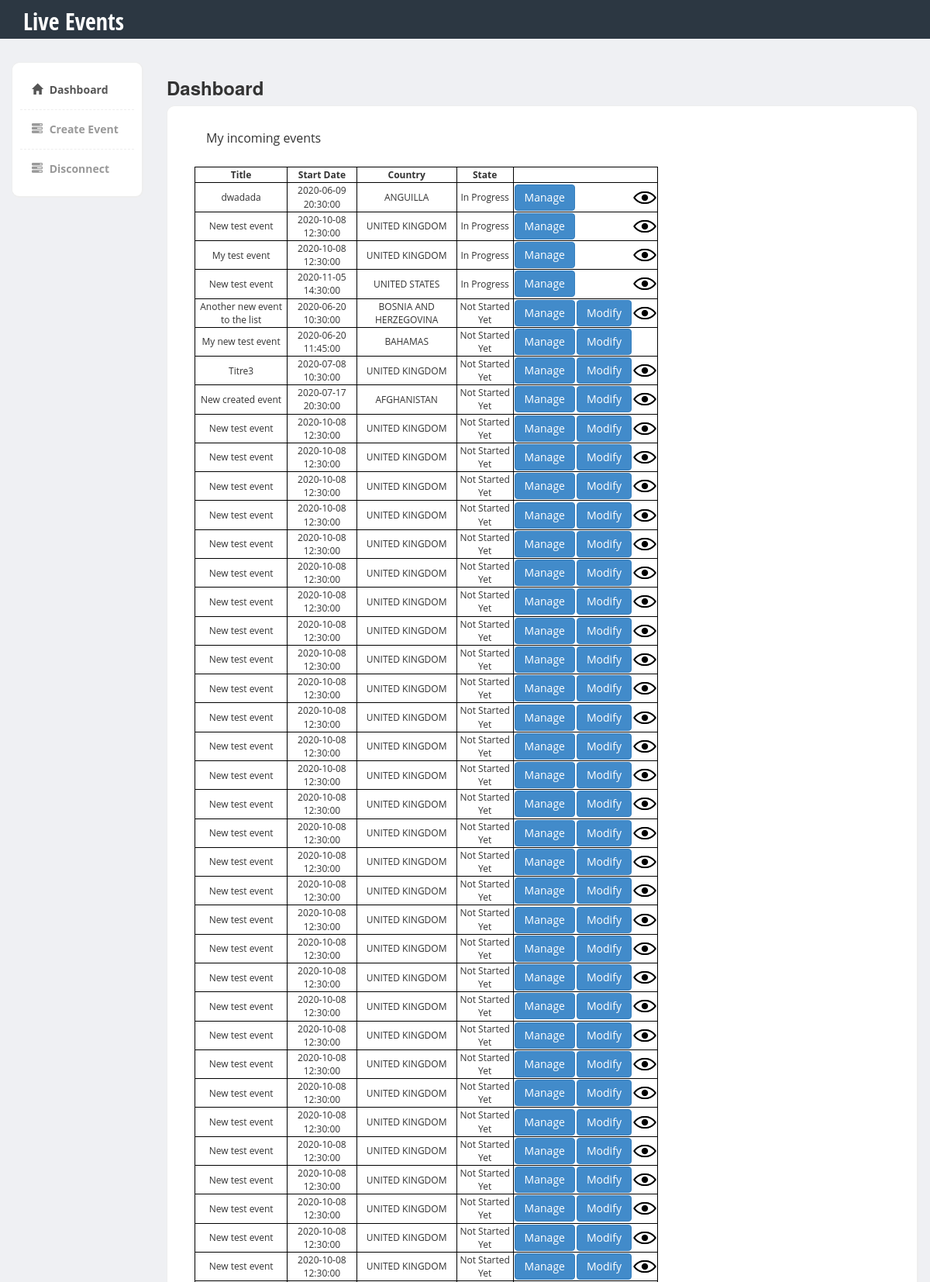
/src/www/pages/index.php (signed in, upper part), run on the app's committed database.
### tables this page shows
CREATE TABLE `events` (
  `ID` int NOT NULL AUTO_INCREMENT,
  `TITLE` varchar(100) NOT NULL,
  `DESCRIPTION` varchar(300) NOT NULL,
  `START_DATETIME` datetime NOT NULL,
  `END_DATETIME` datetime DEFAULT NULL,
  `IS_VISIBLE` tinyint NOT NULL DEFAULT '1',
  `Users_NICKNAME` varchar(30) NOT NULL,
  `Countries_ISO` varchar(2) NOT NULL,
  `Event_States_CODE` int NOT NULL DEFAULT '2',
  PRIMARY KEY (`ID`,`Users_NICKNAME`),
  UNIQUE KEY `idEvent_UNIQUE` (`ID`),
  KEY `fk_Events_Users1_idx` (`Users_NICKNAME`),
  KEY `fk_Events_Countries1_idx` (`Countries_ISO`),
  KEY `fk_Events_Event_States1_idx` (`Event_States_CODE`),
  CONSTRAINT `fk_Events_Countries1` FOREIGN KEY (`Countries_ISO`) REFERENCES `countries` (`ISO`),
  CONSTRAINT `fk_Events_Event_States1` FOREIGN KEY (`Event_States_CODE`) REFERENCES `event_states` (`CODE`),
  CONSTRAINT `fk_Events_Users1` FOREIGN KEY (`Users_NICKNAME`) REFERENCES `users` (`NICKNAME`) ON DELETE CASCADE ON UPDATE CASCADE
);

CREATE TABLE `countries` (
  `ISO` varchar(2) NOT NULL,
  `LABEL` varchar(60) NOT NULL,
  PRIMARY KEY (`ISO`),
  UNIQUE KEY `ISOCODE_UNIQUE` (`ISO`),
  UNIQUE KEY `label_UNIQUE` (`LABEL`)
);

CREATE TABLE `event_states` (
  `CODE` int NOT NULL,
  `LABEL` varchar(20) NOT NULL,
  PRIMARY KEY (`CODE`),
  UNIQUE KEY `CODE_UNIQUE` (`CODE`)
);

### src/www/managers/SessionManager.php (called while the page is built, shortened)
<?php
class SessionManager
{
    public static function getNickname()
    {
        if(isset($_SESSION['NICKNAME']))
        {
            return $_SESSION['NICKNAME'];
        }
        return "";
    }
}
?>

### src/www/classes/Database.php (called while the page is built, shortened)
<?php
class Database
{
    private static $_instance = null;
    public static function getInstance()
    {
        if(is_null(self::$_instance))
        {
            try
            {
                self::$_instance = new PDO("mysql:host=".HOST.";dbname=".DBNAME,USER,PASSWD,array(PDO::MYSQL_ATTR_INIT_COMMAND => 'SET NAMES \'UTF8\''));
                self::$_instance->setAttribute(PDO::ATTR_ERRMODE, PDO::ERRMODE_EXCEPTION);
            }
            catch(Exception $e)
            {
                return FALSE;
            }
        }
        return self::$_instance;
    }
}

### src/www/managers/EventManager.php (called while the page is built, shortened)
<?php
require_once('../classes/Database.php');
require_once('../classes/Event.php');
class EventManager
{
    public static function getUserEvents($nickname, $filter = true)
    {
        $sql = "SELECT ID,TITLE,DESCRIPTION,START_DATETIME,END_DATETIME,Countries.LABEL as COUNTRY,Event_States.LABEL as STATE,IS_VISIBLE FROM events JOIN Event_States ON events.Event_States_CODE = Event_States.CODE JOIN Countries ON events.Countries_ISO = Countries.ISO WHERE (Users_NICKNAME = :nickname)";
        switch ($filter) {
            case false:
                $sql .= " AND Event_States_CODE = 0 ORDER BY START_DATETIME DESC";
                break;
            case true:
                $sql .= " AND Event_States_CODE != 0 ORDER BY Event_States_CODE ASC, START_DATETIME ASC";
                break;
        }
        try {
            $query = Database::getInstance()->prepare($sql);
            $query->bindParam(':nickname', $nickname, PDO::PARAM_STR, 30);
            $query->execute();
            $tempResult = $query->fetchAll(PDO::FETCH_ASSOC);
            $result = array();
            $size = count($tempResult);
            for ($i = 0; $i < $size; $i++) {
                $result[$i] = new Event($tempResult[$i]['ID'], $tempResult[$i]['TITLE'], $tempResult[$i]['DESCRIPTION'], $tempResult[$i]['STATE'], $tempResult[$i]['COUNTRY'], $tempResult[$i]['START_DATETIME'], $tempResult[$i]['END_DATETIME'], $tempResult[$i]['IS_VISIBLE']);
            }
        } catch (Exception $e) {
            return FALSE;
        }
        return $result;
    }
}

### src/www/classes/Event.php (called while the page is built, shortened)
<?php
class Event
{
    public function __construct($id,$title,$description,$state,$country,$startDateTime,$endDateTime = null,$isVisible='1')
    {
        $this->id = $id;
        $this->title = $title;
        $this->startDateTime = $startDateTime;
        $this->state = $state;
        $this->isVisible = $isVisible;
        $this->country = $country;
    }
}
?>

### src/www/includes/displayFunc.php (the view, shortened to what this page needs)
<?php
require_once('../managers/EventManager.php');
require_once('../managers/SessionManager.php');
function displayDashboard($filter)
{
    $result = "";
    if ($filter === true) {
        $events = EventManager::getUserEvents(SessionManager::getNickname(), true);
        if ($events != null) {
            foreach ($events as $value) {
                $isVisibleContent = $value->isVisible == 1 ? "<img src='../images/isVisible.png' width='30px' height='30px' title='Visible event'>" : "";
                $modifyBtn = $value->state === "Not Started Yet" ? "<button type=\"button\" class=\"btn btn-primary\" onclick=\"window.location.href='../pages/editEvent.php?eventId=" . $value->id . "'\">Modify</button>" : "";
                $result .= "<tr>
        <td>" . $value->title . "</td>
        <td>" . $value->startDateTime . "</td>
        <td>" . $value->country . "</td>
        <td>" . $value->state . "</td>
        <td class='tdButtons'><button type=\"button\" class=\"btn btn-primary\" onclick=\"window.location.href='../pages/manageEvent.php?eventId=" . $value->id . "'\">Manage</button></td> <td class='tdButtons'>" . $modifyBtn . "</td><td class='tdButtons'>" . $isVisibleContent . "</td>
      </tr>";
            }
        }
    }
    if ($filter === false) {
        $events = EventManager::getUserEvents(SessionManager::getNickname(), false);
        if ($events != null) {
            foreach ($events as $value) {
                $isVisibleContent = $value->isVisible == 1 ? "<img src='../images/isVisible.png' width='30px' height='30px' title='Visible event'>" : "";
                $result .= "<tr>
        <td>" . $value->title . "</td>
        <td>" . $value->startDateTime . "</td>
        <td>" . $value->endDateTime . "</td>
        <td>" . $value->country . "</td>
        <td class='tdButtons'><button type=\"button\" class=\"btn btn-primary\" onclick=\"window.location.href='../pages/manageEvent.php?eventId=" . $value->id . "'\">View</button></td><td class='tdButtons'>" . $isVisibleContent . "</td>
      </tr>";
            }
        }
    }
    return $result;
}

### src/www/pages/index.php (shortened to what this page needs)
<?php
require("../includes/displayFunc.php");
?>
<!DOCTYPE html>
<html>
<head>
	<link href="../bootstrap/css/bootstrap.min.css" rel="stylesheet">
	<link href="../css/styles.css" rel="stylesheet">
</head>
<body>
	<div class="header">
		<div class="container">
			<div class="row">
				<div class="col-md-5">
					<div class="logo">
						<h1><a href="index.php">Live Events</a></h1>
					</div>
				</div>
			</div>
		</div>
	</div>
	<div class="page-content">
		<div class="row">
			<div class="col-md-2">
				<div class="sidebar content-box" style="display: block;">
					<?php
					include("../includes/nav.inc.php");
					?>
				</div>
			</div>
			<div class="col-md-10">
				<h3><b>Dashboard</b></h3>
				<div class="row">
					<div class="col-md-12">
						<div class="content-box-large">
							<div class="row">
								<div class="col-md-12">
									<div class="panel-heading">
										<div class="panel-title">My incoming events</div>
									</div>
								</div>
							</div>
							<div class="panel-body">
								<table class="col-sm-8">
									<tr>
										<th>Title</th>
										<th>Start Date</th>
										<th>Country</th>
										<th>State</th>
									</tr>
									<tr>
										<?php echo displayDashboard(true); ?>
								</table>
							</div>
						</div>
					</div>
				</div>
			</div>
		</div>
</body>
</html>

### src/www/includes/nav.inc.php (shortened to what this page needs)
<?php
if (strpos($_SERVER["SCRIPT_NAME"], "index.php"))
{
    echo '<ul class="nav">
    <li class="current"><a href="index.php"><i class="glyphicon glyphicon-home"></i> Dashboard</a></li>
    <li><a href="createEvent.php"><i class="glyphicon glyphicon-tasks"></i> Create Event</a></li>
    <li><a href="logout.php"><i class="glyphicon glyphicon-tasks"></i> Disconnect</a></li>
    </ul>';
}
else
{
    echo '<ul class="nav">
    <li><a href="index.php"><i class="glyphicon glyphicon-home"></i> Dashboard</a></li>
    <li><a href="createEvent.php"><i class="glyphicon glyphicon-tasks"></i> Create Event</a></li>
    <li><a href="logout.php"><i class="glyphicon glyphicon-tasks"></i> Disconnect</a></li>
    </ul>';
}
?>

### src/www/css/styles.css (style rules this page uses)
body { font-family: 'Open Sans', sans-serif; background-color: #f7f7f7; position: relative; min-height: 100%; min-height: 100vh; margin: 0px; font-size: 12px; padding: 0px; }
.page-content > .row { margin-left: 0px !important; margin-right: 0px !important; margin-top: 30px; }
.header { height:50px; background-color: #2c3742; }
.header .logo h1 { font-size:30px; margin:0px; padding:10px 0px; }
.header .logo h1 a { color:#fff; font-family: 'Open Sans Condensed', sans-serif; }
.content-box, .content-box-large { margin-bottom:30px; background:#fff; border-radius:10px; padding:10px; border-left:1px solid #eee; border-top:1px solid #eee; border-right:2px solid #eee; border-bottom:2px solid #eee; }
.content-box-large { padding: 20px; }
.sidebar ul.nav, .sidebar ul.nav ul { list-style: none; padding: 0px; margin: 0px; }
.sidebar .nav > li { margin: 0; border-bottom:1px dashed #eee; }
.sidebar .nav > li:last-child { border-bottom:0px; }
.sidebar .nav > li > a { font-size: 14px; line-height: 20px; padding: 15px 15px; color: #999; display: block; font-weight:bold; background:none; text-decoration: none; border-top:0px; font-weight:bold; }
.sidebar .nav > li > a > i { margin-right:5px; }
.sidebar .nav li a:hover, .sidebar .nav li.current > a { background: #fff; color: #555; border-bottom:0px; }
body { background-color: #eff0f3; }
.panel-heading>.panel-title, .content-box-header .panel-title { float: left; padding: 10px 15px; padding-top: 0px; }
.panel-body { clear:both; }

### src/www/pages/index.php (style rules this page uses)
table,td,tr,th { border:1px solid black ; text-align: center; }
.tdButtons { border:none; text-align: center; }

### data on the page
events: TITLE "dwadada", START_DATETIME "2020-06-09 20:30:00", Countries_ISO.LABEL "ANGUILLA", Event_States_CODE.LABEL "In Progress", IS_VISIBLE 1 (drawn)
events: TITLE "New test event", START_DATETIME "2020-10-08 12:30:00", Countries_ISO.LABEL "UNITED KINGDOM", Event_States_CODE.LABEL "In Progress", IS_VISIBLE 1 (drawn)
events: TITLE "My test event", START_DATETIME "2020-10-08 12:30:00", Countries_ISO.LABEL "UNITED KINGDOM", Event_States_CODE.LABEL "In Progress", IS_VISIBLE 1 (drawn)
events: TITLE "New test event", START_DATETIME "2020-11-05 14:30:00", Countries_ISO.LABEL "UNITED STATES", Event_States_CODE.LABEL "In Progress", IS_VISIBLE 1 (drawn)
events: TITLE "Another new event to the list", START_DATETIME "2020-06-20 10:30:00", Countries_ISO.LABEL "BOSNIA AND HERZEGOVINA", Event_States_CODE.LABEL "Not Started Yet", IS_VISIBLE 1 (drawn)
events: TITLE "My new test event", START_DATETIME "2020-06-20 11:45:00", Countries_ISO.LABEL "BAHAMAS", Event_States_CODE.LABEL "Not Started Yet"
events: TITLE "Titre3", START_DATETIME "2020-07-08 10:30:00", Countries_ISO.LABEL "UNITED KINGDOM", Event_States_CODE.LABEL "Not Started Yet", IS_VISIBLE 1 (drawn)
events: TITLE "New created event", START_DATETIME "2020-07-17 20:30:00", Countries_ISO.LABEL "AFGHANISTAN", Event_States_CODE.LABEL "Not Started Yet", IS_VISIBLE 1 (drawn)
events: TITLE "New test event", START_DATETIME "2020-10-08 12:30:00", Countries_ISO.LABEL "UNITED KINGDOM", Event_States_CODE.LABEL "Not Started Yet", IS_VISIBLE 1 (drawn)
events: TITLE "New test event", START_DATETIME "2020-10-08 12:30:00", Countries_ISO.LABEL "UNITED KINGDOM", Event_States_CODE.LABEL "Not Started Yet", IS_VISIBLE 1 (drawn)
events: TITLE "New test event", START_DATETIME "2020-10-08 12:30:00", Countries_ISO.LABEL "UNITED KINGDOM", Event_States_CODE.LABEL "Not Started Yet", IS_VISIBLE 1 (drawn)
events: TITLE "New test event", START_DATETIME "2020-10-08 12:30:00", Countries_ISO.LABEL "UNITED KINGDOM", Event_States_CODE.LABEL "Not Started Yet", IS_VISIBLE 1 (drawn)
events: TITLE "New test event", START_DATETIME "2020-10-08 12:30:00", Countries_ISO.LABEL "UNITED KINGDOM", Event_States_CODE.LABEL "Not Started Yet", IS_VISIBLE 1 (drawn)
events: TITLE "New test event", START_DATETIME "2020-10-08 12:30:00", Countries_ISO.LABEL "UNITED KINGDOM", Event_States_CODE.LABEL "Not Started Yet", IS_VISIBLE 1 (drawn)
events: TITLE "New test event", START_DATETIME "2020-10-08 12:30:00", Countries_ISO.LABEL "UNITED KINGDOM", Event_States_CODE.LABEL "Not Started Yet", IS_VISIBLE 1 (drawn)
events: TITLE "New test event", START_DATETIME "2020-10-08 12:30:00", Countries_ISO.LABEL "UNITED KINGDOM", Event_States_CODE.LABEL "Not Started Yet", IS_VISIBLE 1 (drawn)
events: TITLE "New test event", START_DATETIME "2020-10-08 12:30:00", Countries_ISO.LABEL "UNITED KINGDOM", Event_States_CODE.LABEL "Not Started Yet", IS_VISIBLE 1 (drawn)
events: TITLE "New test event", START_DATETIME "2020-10-08 12:30:00", Countries_ISO.LABEL "UNITED KINGDOM", Event_States_CODE.LABEL "Not Started Yet", IS_VISIBLE 1 (drawn)
events: TITLE "New test event", START_DATETIME "2020-10-08 12:30:00", Countries_ISO.LABEL "UNITED KINGDOM", Event_States_CODE.LABEL "Not Started Yet", IS_VISIBLE 1 (drawn)
events: TITLE "New test event", START_DATETIME "2020-10-08 12:30:00", Countries_ISO.LABEL "UNITED KINGDOM", Event_States_CODE.LABEL "Not Started Yet", IS_VISIBLE 1 (drawn)
events: TITLE "New test event", START_DATETIME "2020-10-08 12:30:00", Countries_ISO.LABEL "UNITED KINGDOM", Event_States_CODE.LABEL "Not Started Yet", IS_VISIBLE 1 (drawn)
events: TITLE "New test event", START_DATETIME "2020-10-08 12:30:00", Countries_ISO.LABEL "UNITED KINGDOM", Event_States_CODE.LABEL "Not Started Yet", IS_VISIBLE 1 (drawn)
events: TITLE "New test event", START_DATETIME "2020-10-08 12:30:00", Countries_ISO.LABEL "UNITED KINGDOM", Event_States_CODE.LABEL "Not Started Yet", IS_VISIBLE 1 (drawn)
events: TITLE "New test event", START_DATETIME "2020-10-08 12:30:00", Countries_ISO.LABEL "UNITED KINGDOM", Event_States_CODE.LABEL "Not Started Yet", IS_VISIBLE 1 (drawn)
events: TITLE "New test event", START_DATETIME "2020-10-08 12:30:00", Countries_ISO.LABEL "UNITED KINGDOM", Event_States_CODE.LABEL "Not Started Yet", IS_VISIBLE 1 (drawn)
events: TITLE "New test event", START_DATETIME "2020-10-08 12:30:00", Countries_ISO.LABEL "UNITED KINGDOM", Event_States_CODE.LABEL "Not Started Yet", IS_VISIBLE 1 (drawn)
events: TITLE "New test event", START_DATETIME "2020-10-08 12:30:00", Countries_ISO.LABEL "UNITED KINGDOM", Event_States_CODE.LABEL "Not Started Yet", IS_VISIBLE 1 (drawn)
events: TITLE "New test event", START_DATETIME "2020-10-08 12:30:00", Countries_ISO.LABEL "UNITED KINGDOM", Event_States_CODE.LABEL "Not Started Yet", IS_VISIBLE 1 (drawn)
events: TITLE "New test event", START_DATETIME "2020-10-08 12:30:00", Countries_ISO.LABEL "UNITED KINGDOM", Event_States_CODE.LABEL "Not Started Yet", IS_VISIBLE 1 (drawn)
events: TITLE "New test event", START_DATETIME "2020-10-08 12:30:00", Countries_ISO.LABEL "UNITED KINGDOM", Event_States_CODE.LABEL "Not Started Yet", IS_VISIBLE 1 (drawn)
events: TITLE "New test event", START_DATETIME "2020-10-08 12:30:00", Countries_ISO.LABEL "UNITED KINGDOM", Event_States_CODE.LABEL "Not Started Yet", IS_VISIBLE 1 (drawn)
events: TITLE "New test event", START_DATETIME "2020-10-08 12:30:00", Countries_ISO.LABEL "UNITED KINGDOM", Event_States_CODE.LABEL "Not Started Yet", IS_VISIBLE 1 (drawn)
events: TITLE "New test event", START_DATETIME "2020-10-08 12:30:00", Countries_ISO.LABEL "UNITED KINGDOM", Event_States_CODE.LABEL "Not Started Yet", IS_VISIBLE 1 (drawn)
events: TITLE "New test event", START_DATETIME "2020-10-08 12:30:00", Countries_ISO.LABEL "UNITED KINGDOM", Event_States_CODE.LABEL "Not Started Yet", IS_VISIBLE 1 (drawn)
events: TITLE "New test event", START_DATETIME "2020-10-08 12:30:00", Countries_ISO.LABEL "UNITED KINGDOM", Event_States_CODE.LABEL "Not Started Yet", IS_VISIBLE 1 (drawn)
events: TITLE "New test event", START_DATETIME "2020-10-08 12:30:00", Countries_ISO.LABEL "UNITED KINGDOM", Event_States_CODE.LABEL "Not Started Yet", IS_VISIBLE 1 (drawn)
events: TITLE "New test event", START_DATETIME "2020-10-08 12:30:00", Countries_ISO.LABEL "UNITED KINGDOM", Event_States_CODE.LABEL "Not Started Yet", IS_VISIBLE 1 (drawn)
events: TITLE "New test event", START_DATETIME "2020-10-08 12:30:00", Countries_ISO.LABEL "UNITED KINGDOM", Event_States_CODE.LABEL "Not Started Yet", IS_VISIBLE 1 (drawn)
